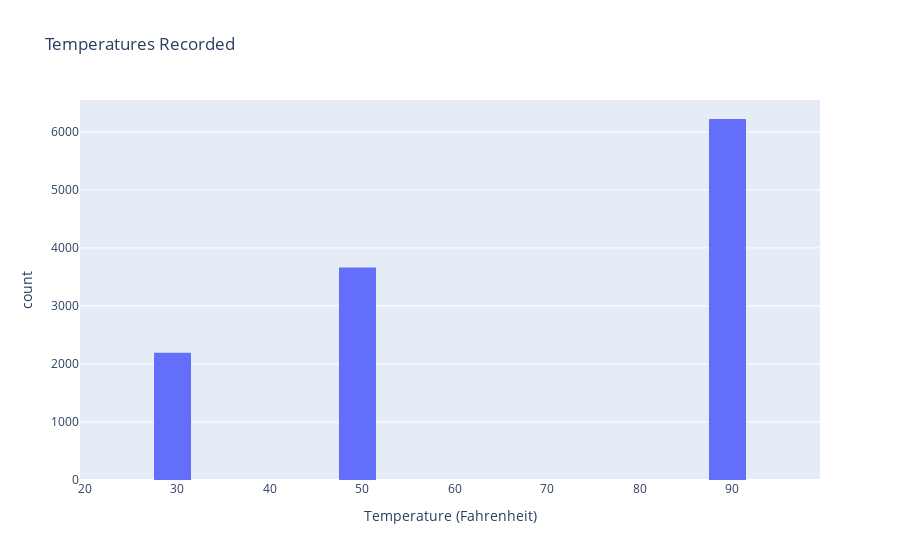

Write notebook code for a chart like this one.
### Markdown cell above
6. Use a histogram to visualize the temperature column.

### Code cell
fig = px.histogram(coupon_acceptance, x = "temperature",
                  title = 'Temperatures Recorded',
                  labels = {'temperature':'Temperature (Fahrenheit)'})
fig.update_layout(bargap = 0.8)
fig.show()

### Figure 1 — Plotly figure (JSON) as saved in the notebook; plotly's stock layout.template omitted (floating-point values rounded to 4 significant figures; data arrays with more than 128 entries replaced by an {"elided": "..."} marker saying what was removed)
{"data": [{"alignmentgroup": "True", "bingroup": "x", "hovertemplate": "Temperature (Fahrenheit)=%{x}<br>count=%{y}<extra></extra>", "legendgroup": "", "marker": {"color": "#636efa", "pattern": {"shape": ""}}, "name": "", "offsetgroup": "", "orientation": "v", "showlegend": false, "type": "histogram", "x": {"elided": "12079 int values"}, "xaxis": "x", "yaxis": "y"}], "layout": {"autosize": true, "bargap": 0.8, "barmode": "relative", "legend": {"tracegroupgap": 0}, "title": {"text": "Temperatures Recorded"}, "xaxis": {"anchor": "y", "autorange": true, "domain": [0, 1], "range": [19.5, 99.5], "title": {"text": "Temperature (Fahrenheit)"}, "type": "linear"}, "yaxis": {"anchor": "x", "autorange": true, "domain": [0, 1], "range": [0, 6549.0], "title": {"text": "count"}}}}
